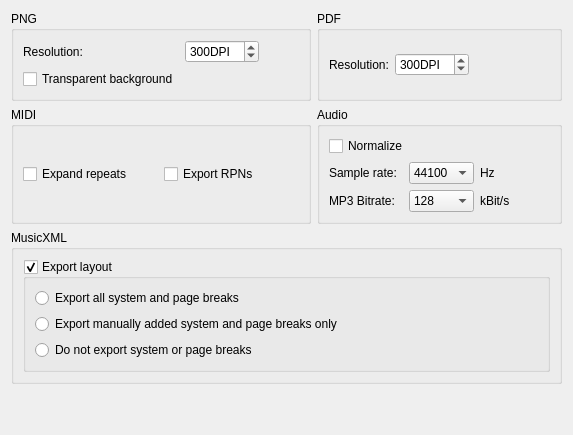
     <widget class="QWidget" name="tabExport">
      <property name="accessibleName">
       <string>Export Tab</string>
      </property>
      <attribute name="title">
       <string>Export</string>
      </attribute>
      <layout class="QGridLayout" name="gridLayout_3">
       <item row="4" column="0">
        <spacer>
         <property name="orientation">
          <enum>Qt::Vertical</enum>
         </property>
         <property name="sizeHint" stdset="0">
          <size>
           <width>20</width>
           <height>40</height>
          </size>
         </property>
        </spacer>
       </item>
       <item row="0" column="0">
        <widget class="QGroupBox" name="groupBox_9">
         <property name="title">
          <string>PNG</string>
         </property>
         <layout class="QGridLayout" name="gridLayout_8">
          <item row="0" column="0">
           <widget class="QLabel" name="label_4">
            <property name="text">
             <string>Resolution:</string>
            </property>
           </widget>
          </item>
          <item row="1" column="0">
           <widget class="QCheckBox" name="pngTransparent">
            <property name="accessibleName">
             <string>Transparent background</string>
            </property>
            <property name="text">
             <string>Transparent background</string>
            </property>
           </widget>
          </item>
          <item row="0" column="2">
           <spacer name="horizontalSpacer_14">
            <property name="orientation">
             <enum>Qt::Horizontal</enum>
            </property>
            <property name="sizeHint" stdset="0">
             <size>
              <width>40</width>
              <height>20</height>
             </size>
            </property>
           </spacer>
          </item>
          <item row="0" column="1">
           <widget class="QSpinBox" name="pngResolution">
            <property name="accessibleName">
             <string>Resolution DPI</string>
            </property>
            <property name="accessibleDescription">
             <string>Choose resolution DPI</string>
            </property>
            <property name="suffix">
             <string extracomment="dots per inch">DPI</string>
            </property>
            <property name="minimum">
             <number>32</number>
            </property>
            <property name="maximum">
             <number>5000</number>
            </property>
            <property name="value">
             <number>300</number>
            </property>
           </widget>
          </item>
         </layout>
        </widget>
       </item>
       <item row="1" column="0">
        <widget class="QGroupBox" name="groupBox_8">
         <property name="sizePolicy">
          <sizepolicy hsizetype="Preferred" vsizetype="Preferred">
           <horstretch>0</horstretch>
           <verstretch>0</verstretch>
          </sizepolicy>
         </property>
         <property name="accessibleName">
          <string>MIDI</string>
         </property>
         <property name="title">
          <string>MIDI</string>
         </property>
         <layout class="QHBoxLayout" name="horizontalLayout">
          <item>
           <widget class="QCheckBox" name="expandRepeats">
            <property name="accessibleName">
             <string>Expand repeats</string>
            </property>
            <property name="text">
             <string>Expand repeats</string>
            </property>
           </widget>
          </item>
          <item>
           <widget class="QCheckBox" name="exportRPNs">
            <property name="text">
             <string>Export RPNs</string>
            </property>
           </widget>
          </item>
         </layout>
        </widget>
       </item>
       <item row="3" column="0" colspan="2">
        <widget class="QGroupBox" name="exportMp3VBR">
         <property name="sizePolicy">
          <sizepolicy hsizetype="Preferred" vsizetype="Preferred">
           <horstretch>0</horstretch>
           <verstretch>0</verstretch>
          </sizepolicy>
         </property>
         <property name="accessibleName">
          <string>MusicXML</string>
         </property>
         <property name="title">
          <string>MusicXML</string>
         </property>
         <layout class="QVBoxLayout" name="verticalLayout_14">
          <item>
           <widget class="QGroupBox" name="exportLayout">
            <property name="accessibleName">
             <string>Export layout</string>
            </property>
            <property name="title">
             <string>Export layout</string>
            </property>
            <property name="checkable">
             <bool>true</bool>
            </property>
            <layout class="QVBoxLayout" name="verticalLayout_11">
             <item>
              <widget class="QRadioButton" name="exportAllBreaks">
               <property name="accessibleName">
                <string>Export all system and page breaks</string>
               </property>
               <property name="text">
                <string>Export all system and page breaks</string>
               </property>
              </widget>
             </item>
             <item>
              <widget class="QRadioButton" name="exportManualBreaks">
               <property name="accessibleName">
                <string>Export manually added system and page breaks only</string>
               </property>
               <property name="text">
                <string>Export manually added system and page breaks only</string>
               </property>
              </widget>
             </item>
             <item>
              <widget class="QRadioButton" name="exportNoBreaks">
               <property name="accessibleName">
                <string>Do not export system or page breaks</string>
               </property>
               <property name="text">
                <string>Do not export system or page breaks</string>
               </property>
              </widget>
             </item>
            </layout>
            <zorder>exportNoBreaks</zorder>
            <zorder>exportAllBreaks</zorder>
            <zorder>exportManualBreaks</zorder>
           </widget>
          </item>
         </layout>
        </widget>
       </item>
       <item row="0" column="1">
        <widget class="QGroupBox" name="groupBox">
         <property name="title">
          <string>PDF</string>
         </property>
         <layout class="QHBoxLayout" name="horizontalLayout_4">
          <item>
           <widget class="QLabel" name="label_6">
            <property name="text">
             <string>Resolution:</string>
            </property>
           </widget>
          </item>
          <item>
           <widget class="QSpinBox" name="exportPdfDpi">
            <property name="accessibleName">
             <string>Resolution DPI</string>
            </property>
            <property name="accessibleDescription">
             <string>Choose resolution DPI</string>
            </property>
            <property name="suffix">
             <string extracomment="dots per inch">DPI</string>
            </property>
            <property name="minimum">
             <number>75</number>
            </property>
            <property name="maximum">
             <number>2400</number>
            </property>
            <property name="value">
             <number>300</number>
            </property>
           </widget>
          </item>
          <item>
           <spacer name="horizontalSpacer_3">
            <property name="orientation">
             <enum>Qt::Horizontal</enum>
            </property>
            <property name="sizeHint" stdset="0">
             <size>
              <width>40</width>
              <height>20</height>
             </size>
            </property>
           </spacer>
          </item>
         </layout>
        </widget>
       </item>
       <item row="1" column="1">
        <widget class="QGroupBox" name="groupBox_16">
         <property name="accessibleName">
          <string>Audio</string>
         </property>
         <property name="title">
          <string>Audio</string>
         </property>
         <layout class="QGridLayout" name="gridLayout_15">
          <item row="2" column="2">
           <widget class="QComboBox" name="exportMp3BitRate">
            <property name="currentText">
             <string>128</string>
            </property>
            <property name="currentIndex">
             <number>8</number>
            </property>
            <item>
             <property name="text">
              <string notr="true">32</string>
             </property>
            </item>
            <item>
             <property name="text">
              <string notr="true">40</string>
             </property>
            </item>
            <item>
             <property name="text">
              <string notr="true">48</string>
             </property>
            </item>
            <item>
             <property name="text">
              <string notr="true">56</string>
             </property>
            </item>
            <item>
             <property name="text">
              <string notr="true">64</string>
             </property>
            </item>
            <item>
             <property name="text">
              <string notr="true">80</string>
             </property>
            </item>
            <item>
             <property name="text">
              <string notr="true">96</string>
             </property>
            </item>
            <item>
             <property name="text">
              <string notr="true">112</string>
             </property>
            </item>
            <item>
             <property name="text">
              <string notr="true">128</string>
             </property>
            </item>
            <item>
             <property name="text">
              <string notr="true">160</string>
             </property>
            </item>
            <item>
             <property name="text">
              <string notr="true">192</string>
             </property>
            </item>
            <item>
             <property name="text">
              <string notr="true">224</string>
             </property>
            </item>
            <item>
             <property name="text">
              <string notr="true">256</string>
             </property>
            </item>
            <item>
             <property name="text">
              <string notr="true">320</string>
             </property>
            </item>
           </widget>
          </item>
          <item row="1" column="0">
           <widget class="QLabel" name="label_18">
            <property name="text">
             <string>Sample rate:</string>
            </property>
           </widget>
          </item>
          <item row="1" column="2">
           <widget class="QComboBox" name="exportAudioSampleRate">
            <property name="accessibleName">
             <string>Sample rate</string>
            </property>
            <property name="accessibleDescription">
             <string>Choose sample rate</string>
            </property>
            <property name="currentIndex">
             <number>1</number>
            </property>
            <item>
             <property name="text">
              <string notr="true">32000</string>
             </property>
            </item>
            <item>
             <property name="text">
              <string notr="true">44100</string>
             </property>
            </item>
            <item>
             <property name="text">
              <string notr="true">48000</string>
             </property>
            </item>
           </widget>
          </item>
          <item row="1" column="3">
           <widget class="QLabel" name="label_8">
            <property name="text">
             <string extracomment="Hertz">Hz</string>
            </property>
           </widget>
          </item>
          <item row="2" column="3">
           <widget class="QLabel" name="exportMp3BitRateUnit">
            <property name="text">
             <string>kBit/s</string>
            </property>
           </widget>
          </item>
          <item row="2" column="4">
           <spacer name="horizontalSpacer_19">
            <property name="orientation">
             <enum>Qt::Horizontal</enum>
            </property>
            <property name="sizeHint" stdset="0">
             <size>
              <width>40</width>
              <height>20</height>
             </size>
            </property>
           </spacer>
          </item>
          <item row="2" column="0">
           <widget class="QLabel" name="exportMp3BitRateLabel">
            <property name="text">
             <string>MP3 Bitrate:</string>
            </property>
           </widget>
          </item>
          <item row="0" column="0" colspan="3">
           <widget class="QCheckBox" name="normalize">
            <property name="text">
             <string>Normalize</string>
            </property>
           </widget>
          </item>
         </layout>
        </widget>
       </item>
      </layout>
     </widget>
